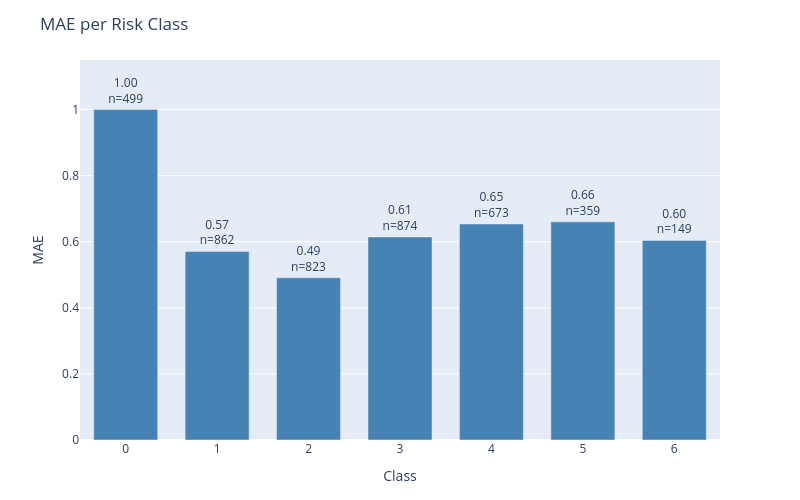

The notebook cell this image was saved under:
### Code cell
plot_error_by_group(
    df=results_test,
    y_true_col='actual',
    y_pred_col='prediction',
    group_by='class',
    metric='mae',
    title='MAE per Risk Class'
)

### Figure 1 — Plotly figure (JSON) as saved in the notebook; plotly's stock layout.template omitted (floating-point values rounded to 4 significant figures)
{"data": [{"marker": {"color": "steelblue"}, "text": ["1.00<br>n=499", "0.57<br>n=862", "0.49<br>n=823", "0.61<br>n=874", "0.65<br>n=673", "0.66<br>n=359", "0.60<br>n=149"], "textposition": "outside", "type": "bar", "x": ["0", "1", "2", "3", "4", "5", "6"], "y": [1, 0.5708, 0.4909, 0.6144, 0.6538, 0.6602, 0.604]}], "layout": {"bargap": 0.3, "height": 500, "margin": {"b": 60, "t": 60}, "title": {"text": "MAE per Risk Class"}, "uniformtext": {"minsize": 8, "mode": "hide"}, "width": 800, "xaxis": {"title": {"text": "Class"}}, "yaxis": {"range": [0, 1.15], "title": {"text": "MAE"}}}}
